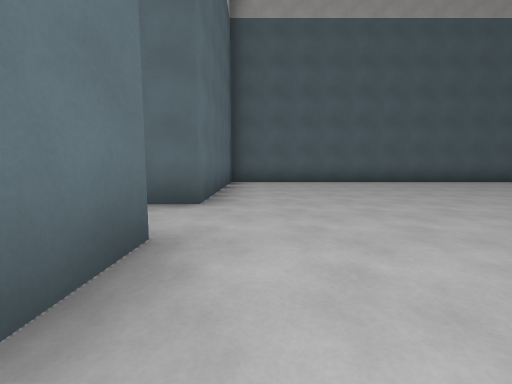
View 1 (above)

20 first-person views from a walk through a level from a Godot 3-D game. The camera is 1.2 m above the floor, tilts 6° down and sees 90° across. The floor is counted in squares, 2.34 m on a side. Each view is taken from the middle of a square. On the plan, view 1 faces up. The plan holds only what a view shows up to about 9 squares ahead; the rest is blank. The place goes on beyond the plan.

View 2
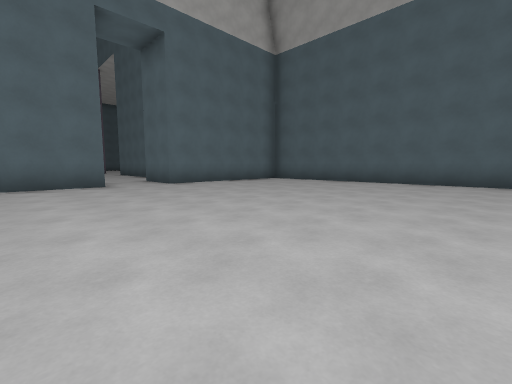

View 3
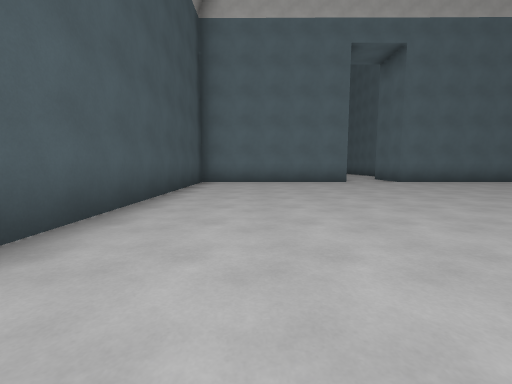

View 4
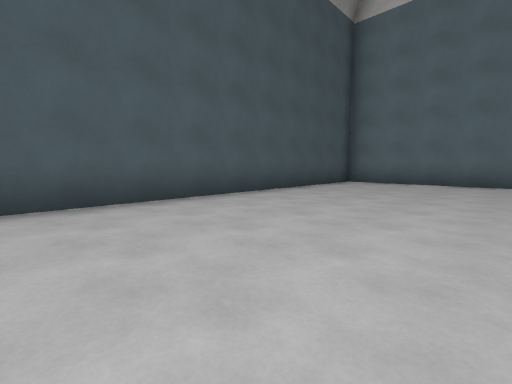

View 5
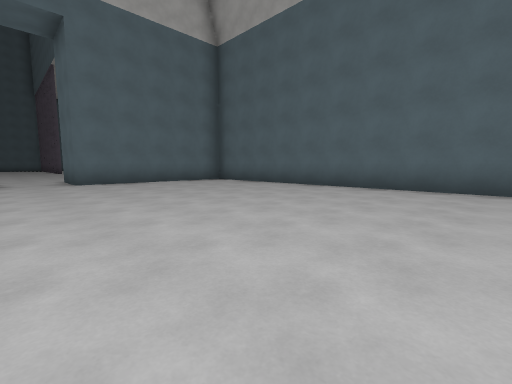

View 6
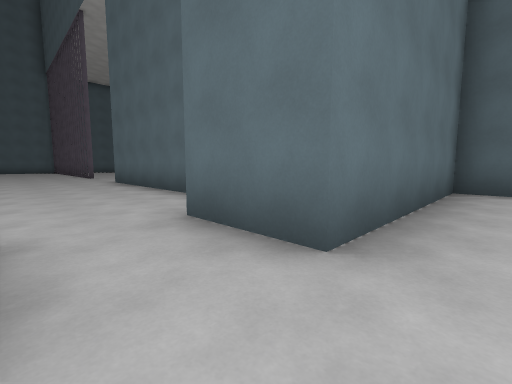

View 7
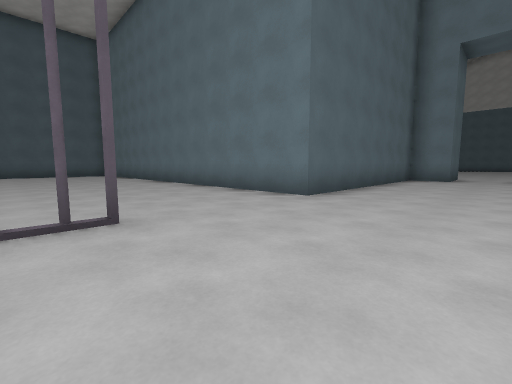

View 8
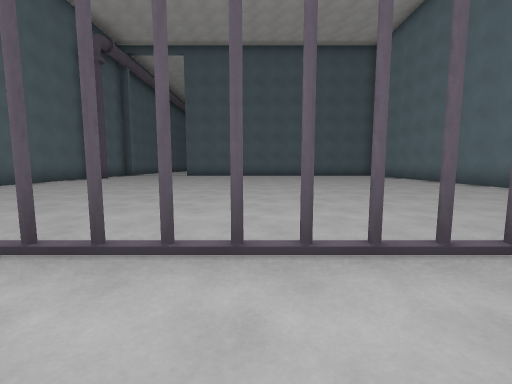

View 9
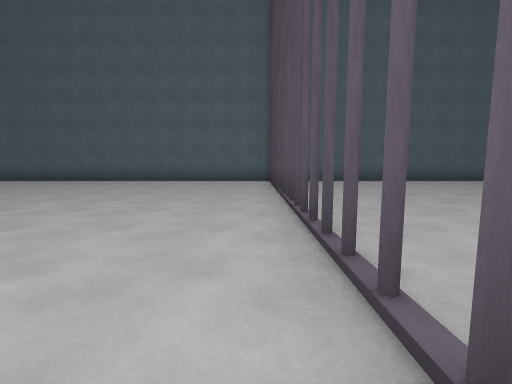

View 10
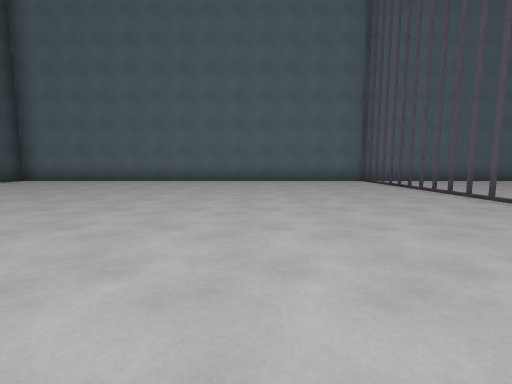

View 11
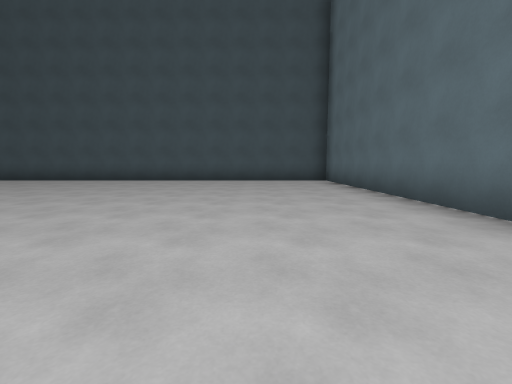

View 12
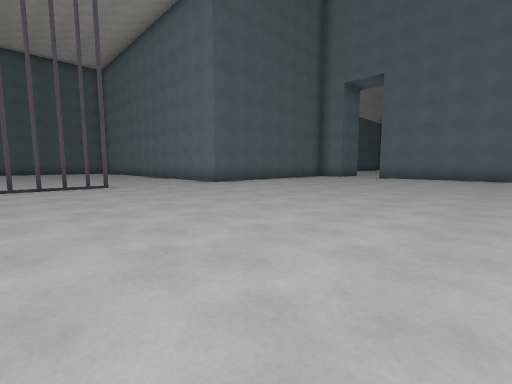

View 13
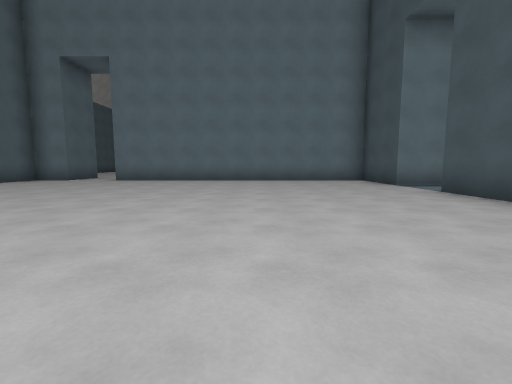

View 14
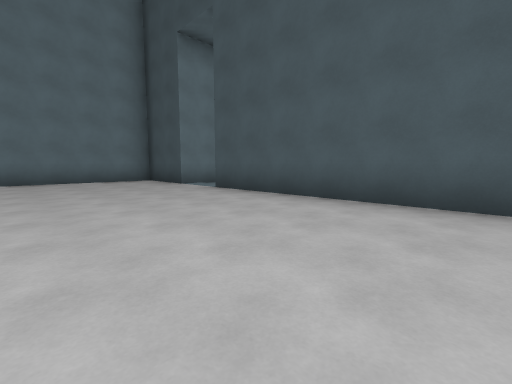

View 15
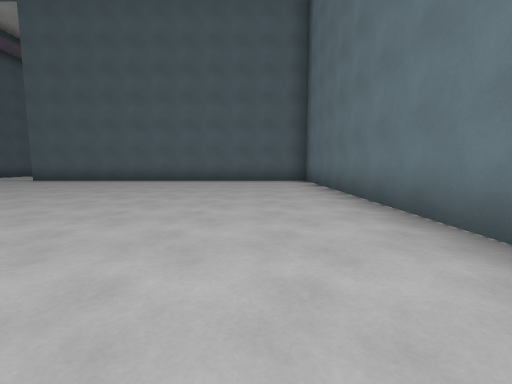

View 16
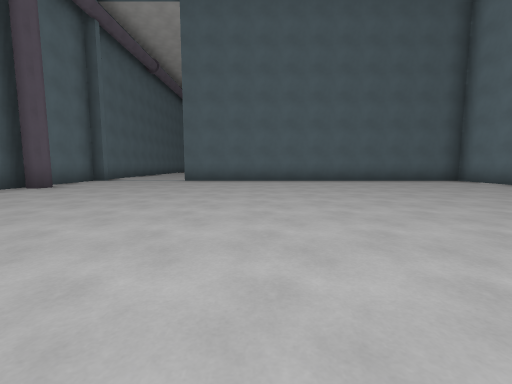

View 17
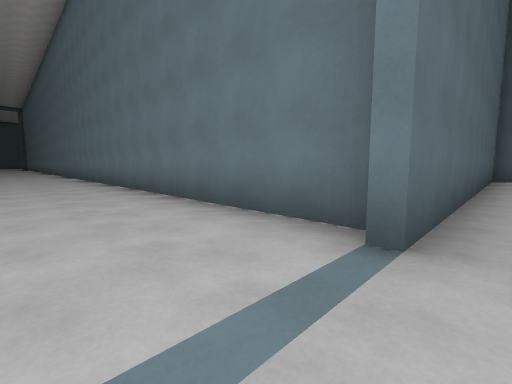

View 18
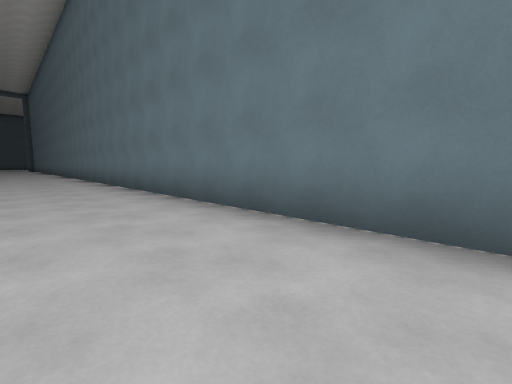

View 19
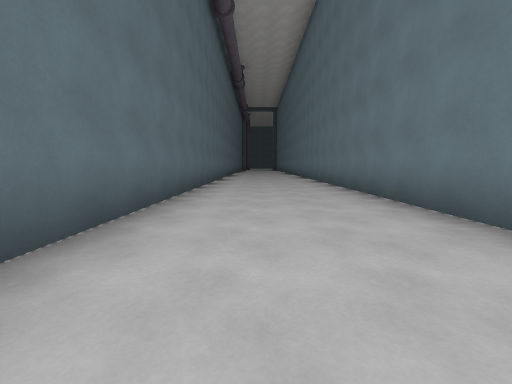

View 20
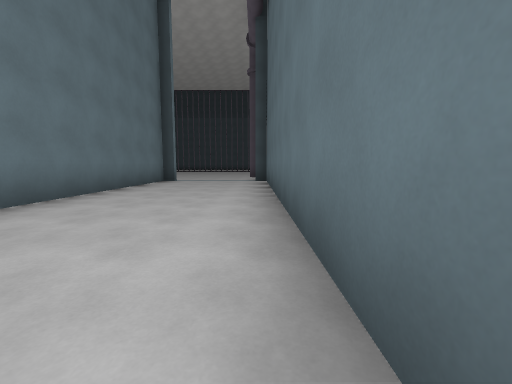

### Floor plan
Points are (right, up) in squares from view 1. A wall is a line through its corners. A room is listed if a view was taken in it or the views show most of it. See-through windows are left out.
Room 1 (views 1, 2, 3, 4, 5, 6)
walls: (-0.7, 1.8) (-0.7, -2.6) (7.1, -2.6); (7.5, 7.8) (-0.7, 7.8) (-0.7, 3.3) (-2.3, 3.3)
ways out: opening at (-1.5, 2.5) to room 2
Room 2 (views 7, 8, 9, 10, 11, 12, 13, 14, 15, 16, 17, 18, 19, 20)
walls: (-17, 15.6) (-17, 32.5); (-2.3, 3.3) (-2.3, 4.4) (-8.3, 4.4) (-8.3, 15.4) (-17.4, 15.4); (-19.9, 15.4) (-20.3, 15.4) (-20.3, -6.6) (-6, -6.6); (-4.5, -7.8) (-4.5, -6.6) (-2.3, -6.6) (-2.3, 1.8); (-20.3, 23.8) (-20.3, 16); (-20.3, 32.5) (-20.3, 25.2)
ways out: opening at (-1.5, 2.5) to room 1

Where each view was taken, in squares from view 1:
view 1: 0 up, 0 right, facing up
view 2: 0 up, 6 right, facing up-left
view 3: 1 down, 7 right, facing left
view 4: 1 up, 7 right, facing down-left
view 5: 2 up, 7 right, facing up-left
view 6: 2 up, 0 right, facing up-left
view 7: 2 up, 12 left, facing up-right
view 8: 3 up, 14 left, facing up
view 9: 4 up, 12 left, facing left
view 10: 1 up, 12 left, facing left
view 11: 2 up, 18 left, facing down
view 12: 2 down, 13 left, facing up-right
view 13: 3 down, 11 left, facing right
view 14: 3 down, 11 left, facing down-right
view 15: 7 up, 10 left, facing up
view 16: 7 up, 15 left, facing up
view 17: 15 up, 19 left, facing up-right
view 18: 22 up, 19 left, facing up-right
view 19: 24 up, 19 left, facing up
view 20: 24 up, 20 left, facing down
